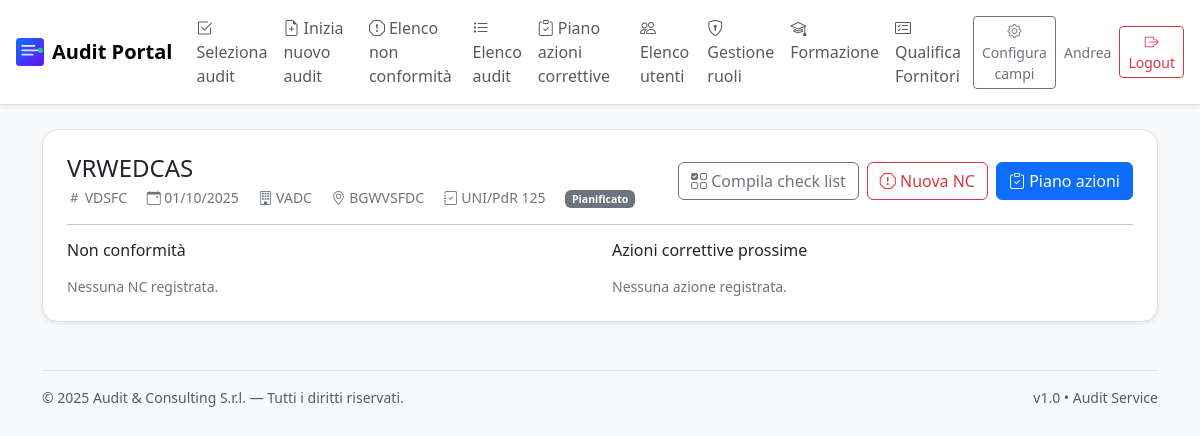
The app's page /audits/4 (signed in) with its own data.
### app.py (models this page shows, shortened)
    class User(db.Model, UserMixin):
        __tablename__ = "users"
        id = db.Column(db.Integer, primary_key=True)
        name = db.Column(db.String(120), nullable=False)
        email = db.Column(db.String(255), unique=True, nullable=False)
        password_hash = db.Column(db.String(255), nullable=False)
        role = db.Column(db.String(20), nullable=False, default="junior")  # 'supervisor' | 'admin' | 'junior'
        requested_role = db.Column(db.String(20), nullable=True)           # richiesta di promozione
        def is_supervisor(self) -> bool:
            return self.role == "supervisor"

### models.py (models this page shows, shortened)
class Audit(db.Model):
    __tablename__ = "audits"
    id = db.Column(db.Integer, primary_key=True)
    titolo = db.Column(db.String(200), nullable=False)
    codice = db.Column(db.String(50), unique=True, nullable=False)
    data_audit = db.Column(db.Date, nullable=False)
    cliente = db.Column(db.String(200), nullable=True)
    sede = db.Column(db.String(200), nullable=True)
    norma = db.Column(db.String(100), nullable=True)  # es: ISO 9001, ISO 37001, UNI/PdR 125
    stato = db.Column(db.String(50), default="In corso")  # In corso, Chiuso, Pianificato
    extra = db.Column(db.Text, nullable=True)  # JSON string per campi dinamici
    created_at = db.Column(db.DateTime, default=datetime.utcnow)
    non_conformita = db.relationship("NonConformita", backref="audit", cascade="all, delete-orphan")
    azioni = db.relationship("AzioneCorrettiva", backref="audit", cascade="all, delete-orphan")

### app.py (the view)
    @app.route("/audits/<int:audit_id>")
    @login_required
    def audit_detail(audit_id):
        a = Audit.query.get_or_404(audit_id)
        ncs = NonConformita.query.filter_by(audit_id=a.id).order_by(NonConformita.data_apertura.desc()).all()
        actions = AzioneCorrettiva.query.filter_by(audit_id=a.id).order_by(AzioneCorrettiva.data_scadenza.asc()).all()
        return render_template("audit_detail.html", a=a, ncs=ncs, actions=actions)

### templates/audit_detail.html
{% extends "base.html" %}
{% block content %}
  <div class="bg-white rounded-4 shadow-sm border p-4">
    <div class="d-flex align-items-center justify-content-between gap-2 flex-wrap">
      <div>
        <h1 class="h4 mb-1">{{ a.titolo }}</h1>
        <div class="text-secondary small">
          <span class="me-3"><i class="bi bi-hash"></i> {{ a.codice }}</span>
          <span class="me-3"><i class="bi bi-calendar-event"></i> {{ a.data_audit.strftime("%d/%m/%Y") }}</span>
          {% if a.cliente %}<span class="me-3"><i class="bi bi-building"></i> {{ a.cliente }}</span>{% endif %}
          {% if a.sede %}<span class="me-3"><i class="bi bi-geo-alt"></i> {{ a.sede }}</span>{% endif %}
          {% if a.norma %}<span class="me-3"><i class="bi bi-journal-check"></i> {{ a.norma }}</span>{% endif %}
          <span class="badge bg-secondary">{{ a.stato }}</span>
        </div>
      </div>
      <div class="d-flex gap-2">
        <a href="{{ url_for('audit_checklist', audit_id=a.id) }}" class="btn btn-outline-secondary"><i class="bi bi-ui-checks-grid"></i> Compila check list</a>
        <a href="{{ url_for('new_nc', audit_id=a.id) }}" class="btn btn-outline-danger"><i class="bi bi-exclamation-octagon"></i> Nuova NC</a>
        <a href="{{ url_for('actions_plan', audit_id=a.id) }}" class="btn btn-primary"><i class="bi bi-clipboard-check"></i> Piano azioni</a>
      </div>
    </div>
    <hr>
    <div class="row g-4">
      <div class="col-lg-6">
        <h2 class="h6 mb-3">Non conformità</h2>
        <div class="list-group">
          {% for nc in ncs[:6] %}
            <a href="{{ url_for('list_ncs', audit_id=a.id) }}" class="list-group-item list-group-item-action d-flex justify-content-between align-items-center">
              <span><strong>{{ nc.codice }}</strong> — {{ nc.descrizione|truncate(60) }}</span>
              <span class="badge bg-{{ 'danger' if nc.gravita=='Critica' else 'warning' if nc.gravita=='Maggiore' else 'secondary' }}">{{ nc.gravita }}</span>
            </a>
          {% else %}
            <div class="text-secondary small">Nessuna NC registrata.</div>
          {% endfor %}
        </div>
      </div>
      <div class="col-lg-6">
        <h2 class="h6 mb-3">Azioni correttive prossime</h2>
        <div class="list-group">
          {% for act in actions[:6] %}
            <div class="list-group-item d-flex justify-content-between align-items-center">
              <div>
                <strong>{{ act.responsabile or "—" }}</strong>: {{ act.azione|truncate(60) }}
              </div>
              <div class="text-nowrap small">
                {% if act.data_scadenza %}
                  <i class="bi bi-calendar-check"></i> {{ act.data_scadenza.strftime("%d/%m/%Y") }}
                {% else %}
                  <span class="text-secondary">Senza scadenza</span>
                {% endif %}
              </div>
            </div>
          {% else %}
            <div class="text-secondary small">Nessuna azione registrata.</div>
          {% endfor %}
        </div>
      </div>
    </div>
  </div>
{% endblock %}

### templates/base.html (shortened to what this page needs)
{% set APP_NAME = config.APP_NAME if config.APP_NAME else "Audit Portal" %}
<!doctype html>
<html lang="it">
  <head>
    <link href="https://cdn.jsdelivr.net/npm/bootstrap@5.3.3/dist/css/bootstrap.min.css" rel="stylesheet">
    <link href="https://cdn.jsdelivr.net/npm/bootstrap-icons@1.11.3/font/bootstrap-icons.css" rel="stylesheet">
    <link href="{{ url_for('static', filename='custom.css') }}" rel="stylesheet">
  </head>
  <body class="bg-light">
    <nav class="navbar navbar-expand-lg bg-white border-bottom shadow-sm sticky-top">
      <div class="container-fluid px-3">
        <a class="navbar-brand d-flex align-items-center gap-2" href="{{ url_for('index') }}">
          {% if config.COMPANY_LOGO %}
            <img src="{{ config.COMPANY_LOGO }}" alt="logo" height="28">
          {% endif %}
          <span class="fw-semibold">{{ APP_NAME }}</span>
        </a>
        <div class="collapse navbar-collapse" id="navMain">
          <ul class="navbar-nav me-auto mb-2 mb-lg-0">
            {% if current_user.is_authenticated %}
              {% if current_user.is_supervisor() or current_user.is_admin() %}
                <li class="nav-item"><a class="nav-link" href="{{ url_for('select_audit') }}"><i class="bi bi-check2-square me-1"></i>Seleziona audit</a></li>
                <li class="nav-item"><a class="nav-link" href="{{ url_for('new_audit') }}"><i class="bi bi-file-earmark-plus me-1"></i>Inizia nuovo audit</a></li>
                <li class="nav-item"><a class="nav-link" href="{{ url_for('list_ncs') }}"><i class="bi bi-exclamation-octagon me-1"></i>Elenco non conformità</a></li>
              {% endif %}
              <li class="nav-item"><a class="nav-link" href="{{ url_for('list_audits') }}"><i class="bi bi-list-task me-1"></i>Elenco audit</a></li>
              <li class="nav-item"><a class="nav-link" href="{{ url_for('actions_plan') }}"><i class="bi bi-clipboard-check me-1"></i>Piano azioni correttive</a></li>
              {% if current_user.is_supervisor() %}
                <li class="nav-item"><a class="nav-link" href="{{ url_for('users_list') }}"><i class="bi bi-people me-1"></i>Elenco utenti</a></li>
                <li class="nav-item"><a class="nav-link" href="{{ url_for('manage_users') }}"><i class="bi bi-shield-lock me-1"></i>Gestione ruoli</a></li>
              {% endif %}
            {% endif %}
              <li class="nav-item"><a class="nav-link" href="{{ url_for('training.index') }}"><i class="bi bi-mortarboard me-1"></i>Formazione</a></li>
              <li class="nav-item"><a class="nav-link" href="{{ url_for('suppliers.index') }}"><i class="bi bi-card-checklist me-1"></i>Qualifica Fornitori</a></li>
</ul>
          <div class="d-flex align-items-center gap-2">
            {% if current_user.is_authenticated %}
              {% if current_user.is_supervisor() or current_user.is_admin() %}
                <a class="btn btn-outline-secondary btn-sm" href="{{ url_for('config_campi_audit') }}">
                  <i class="bi bi-gear"></i> Configura campi
                </a>
              {% endif %}
              <span class="small text-secondary d-none d-md-inline">{{ current_user.name }}</span>
              <a class="btn btn-outline-danger btn-sm" href="{{ url_for('logout') }}"><i class="bi bi-box-arrow-right"></i> Logout</a>
            {% else %}
              <a class="btn btn-primary btn-sm" href="{{ url_for('login') }}">Login</a>
              <a class="btn btn-outline-primary btn-sm" href="{{ url_for('register') }}">Registrati</a>
            {% endif %}
          </div>
        </div>
      </div>
    </nav>
    <main class="container py-4">
      {% block content %}{% endblock %}
    </main>
    <footer class="container py-4 small text-muted">
      <div class="d-flex justify-content-between border-top pt-3">
        <div>© {{ now.year }} {{ config.Audit_Consulting or "Audit & Consulting S.r.l." }} — Tutti i diritti riservati.</div>
        <div class="d-none d-md-block">v1.0 • Audit Service</div>
      </div>
    </footer>
  </body>
</html>

### static/custom.css (style rules this page uses)
.navbar-brand img { display:inline-block; height:28px; }

### records on screen
User: name "Andrea"
Audit: titolo "VRWEDCAS", codice "VDSFC", data_audit "01/10/2025", cliente "VADC", sede "BGWVSFDC", norma "UNI/PdR 125", stato "Pianificato"

### other values on screen
{{ APP_NAME }} "Audit Portal"
{{ config.Audit_Consulting or "Audit & Consulting S.r.l." }} "Audit & Consulting S.r.l."
